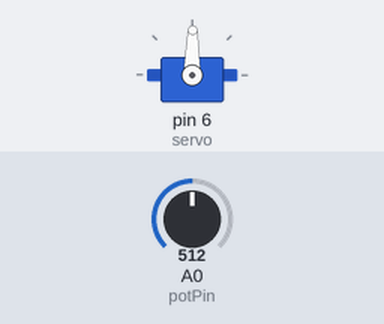
Simulated run of this sketch. Board: Arduino Uno, built with avr-gcc and run on an emulated ATmega328P. Shown: servo. The test bench sets the inputs (shaded band); at power-on: A0 (potPin) = 512.

Above: at 1.2 s.
1.3 s: A0 (potPin) set to 716
At 1.8 s:
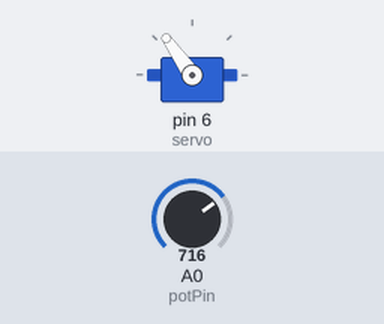
2.8 s: A0 (potPin) set to 900
At 4.0 s:
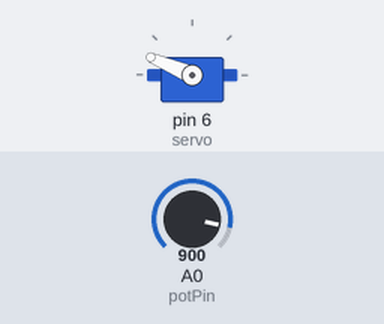
4.3 s: A0 (potPin) set to 1023
At 5.4 s:
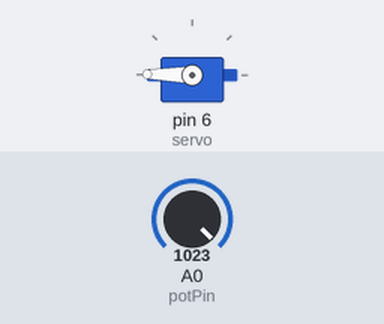
5.8 s: A0 (potPin) set to 306
At 6.1 s:
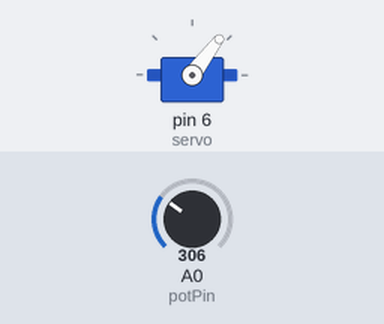
7.3 s: A0 (potPin) set to 122
At 7.6 s:
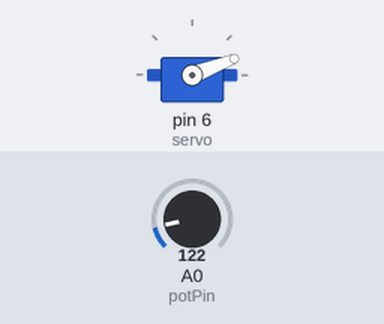
8.8 s: A0 (potPin) set to 511
At 9.9 s:
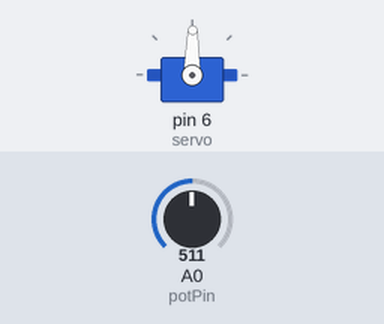
Timing chart, 0 to 11.3 s (numbered marks = the images above; inputs shaded):
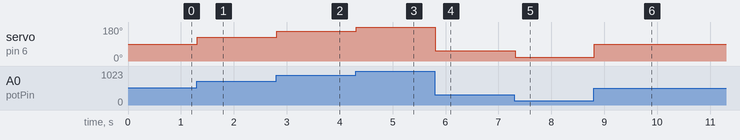

Measured:
- after the input at 1.3 s, servo on pin 6 (servo): 89° → 125° at once
- after the input at 2.8 s, servo on pin 6 (servo): 125° → 157° at once
- after the input at 4.3 s, servo on pin 6 (servo): 157° → 179° at once
- after the input at 5.8 s, servo on pin 6 (servo): 179° → 53° at once
- after the input at 7.3 s, servo on pin 6 (servo): 53° → 21° at once
- after the input at 8.8 s, servo on pin 6 (servo): 21° → 89° at once

The sketch:

005_servo.ino
```cpp
#include <Servo.h>

Servo servo;

#define potPin A0

int val;

void setup()
{
  servo.attach(6);
}

void loop()
{
  val = analogRead(potPin);
  val = map(val, 0, 1023, 0, 179);
  servo.write(val);
  Serial.print("Servo pos: ");
  Serial.println(val);
  delay(15);
}
```
